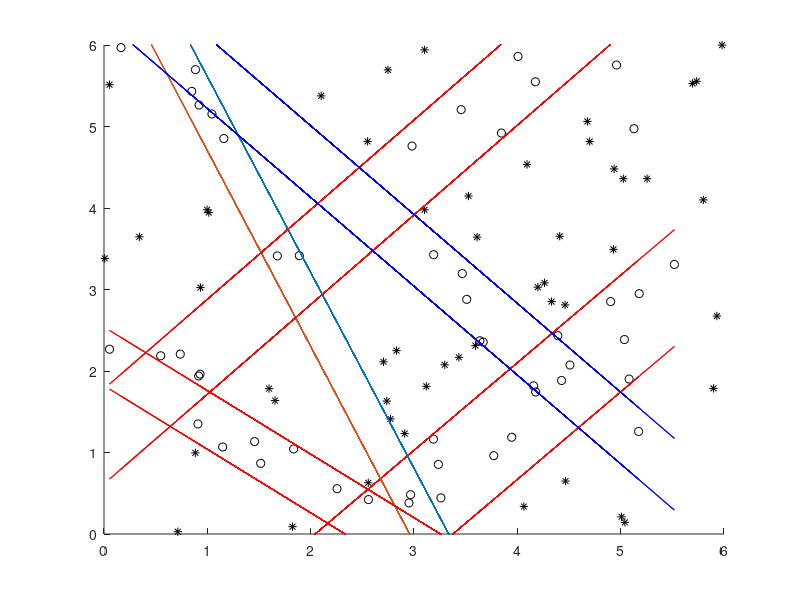

This chart was generated by the following MATLAB code:
axis([0, 6, 0, 6]);   
hold on;

x1=0:0.01:6;

x1=[1.159825,3.510056,1.044649,0.548418,0.053468,3.189978,3.236122,5.173437,3.668996,2.255196,0.909330,4.509293,2.951384,0.884976,0.849452,4.157353,2.559343,0.919401,1.148106,4.903165,   4.392102,1.677480,0.738121,5.081881,5.036653,0.164800,3.187963,3.945677,1.516343,3.260659,   4.177313,3.467208,3.772088,4.174566,5.128758,1.457198,2.966765,3.456221,4.006653,1.890072,    1.834956,0.929289,3.845882,0.915922,4.427992,4.960112,5.519883,2.980865,3.637684,5.179479];
y1=[4.852443,2.879238,5.153661,2.186712,2.267281,3.427107,0.854030,1.257607,2.354625,0.555742, 1.350627,2.073366,0.381237,5.697501,5.430708,1.818293,0.422254,5.263527,1.067354,2.851588,    2.433546,3.412458,2.206854,1.901242,2.385937,5.967772,1.164403,1.187109,0.866848,0.443312,    1.742119,3.195471,0.961150,5.548814,4.972747,1.133641,0.482315,5.206397,5.859188,3.415204,    1.043550,1.961486,4.920011,1.938231,1.883297,5.754448,3.306986,4.760155,2.371105,2.949004];
x2=[0.007508,2.101749,4.937040,4.263009,1.823969,0.883877,5.931150,0.714499,3.610584,0.997406,   2.704733,0.342235,4.699911,3.119297,5.255837,5.735405,2.772485,4.677938,5.980773,1.597278,5.040864,4.063234,0.052736,1.655324,3.527451,5.025666,2.909635,4.462416,2.747765,4.466628, 3.594287,4.410047,3.434431,2.550920,3.102634,1.013886,4.198553,5.799677,4.930082,0.933317,   4.093448,4.331492,5.008087,3.102084,2.557329,5.696036,3.297281,2.830348,2.736595,5.897824];
y2=[3.381512,5.375774,4.479629,3.081210,0.089908,0.995392,2.674154,0.028016,3.642994,3.978271,   2.112735,3.646107,4.815638,1.811701,4.360057,5.554308,1.411969,5.061922,5.998169,1.783685,   0.142460,0.337291,5.512741,1.637379,4.147099,4.358959,1.232154,2.810755,5.694937,0.649678,   2.311411,3.653798,2.168035,4.817286,5.939940,3.943846,3.028840,4.099124,3.492294,3.023530,   4.535112,2.851772,0.210578,3.977905,0.628071,5.528306,2.075930,2.249886,1.631336,1.786798];

plot(x1, y1, 'ko');
plot(x2, y2, 'k*');

y11=1.074086*x1-2.194986;
y12=1.074086*x1-3.626774;
plot(x1, y11, 'r');
plot(x1, y12, 'r');

y21=-2.402722*x1+8.0150;
y22=-2.402722*x1+7.107799;
plot(x1, y21);
plot(x1, y22);

y31=1.10*x1+1.78;
y32=1.10*x1+0.615;
plot(x1, y31, 'r');
plot(x1, y32, 'r');

y41=-1.09*x1+7.19;
y42=-1.09*x1+6.31;
plot(x1, y41, 'b');
plot(x1, y42, 'b');

y51=-0.78*x1+2.54;
y52=-0.78*x1+1.82;
plot(x1, y51, 'r');
plot(x1, y52, 'r');



   
   